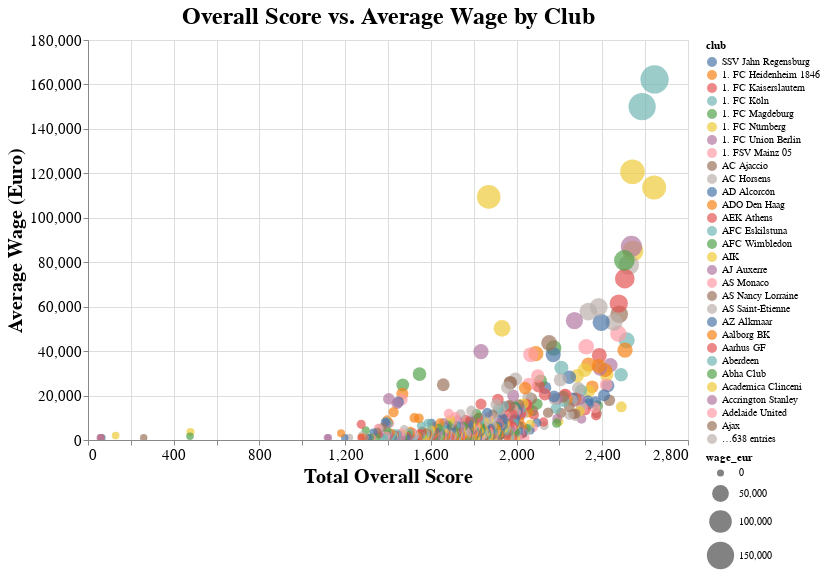

Here is the notebook cell this chart was saved with:
### Markdown cell above
# How are **total overall scores** of players related to their **wages** by **club**?

### Code cell
alt.Chart(overall_score_by_club).mark_circle().encode(
    x=alt.X('overall:Q', axis=alt.Axis(title='Total Overall Score'), scale=alt.Scale(zero=False)),
    y=alt.Y('wage_eur:Q', axis=alt.Axis(title='Average Wage (Euro)'), scale=alt.Scale(zero=False)),
    color='club:N',
    tooltip=[alt.Tooltip('club', title='Club'),
             alt.Tooltip('overall', title= 'Total Overall Score', format=',.0f'),
             alt.Tooltip('wage_eur', title= 'Average Wage', format=',.0f')],
    size=alt.Size('wage_eur:Q', scale=alt.Scale(range=[50,800]))
).properties(
    width=600,
    height=400,
    title='Overall Score vs. Average Wage by Club'
).configure_axis(
    labelFontSize=15,
    titleFontSize=20
).configure_title(
  fontSize=24,
  color='black'
).interactive()

### Figure 1 — Vega-Lite specification as saved in the notebook (floating-point values rounded to 4 significant figures; data arrays with more than 128 entries replaced by an {"elided": "..."} marker saying what was removed)
{"config": {"view": {"continuousWidth": 400, "continuousHeight": 300}, "axis": {"labelFontSize": 15, "titleFontSize": 20}, "title": {"color": "black", "fontSize": 24}}, "data": {"name": "data-542b14ae752a9a61a50221c5b647cdf5"}, "mark": "circle", "encoding": {"color": {"field": "club", "type": "nominal"}, "size": {"field": "wage_eur", "scale": {"range": [50, 800]}, "type": "quantitative"}, "tooltip": [{"field": "club", "title": "Club", "type": "nominal"}, {"field": "overall", "format": ",.0f", "title": "Total Overall Score", "type": "quantitative"}, {"field": "wage_eur", "format": ",.0f", "title": "Average Wage", "type": "quantitative"}], "x": {"axis": {"title": "Total Overall Score"}, "field": "overall", "scale": {"zero": false}, "type": "quantitative"}, "y": {"axis": {"title": "Average Wage (Euro)"}, "field": "wage_eur", "scale": {"zero": false}, "type": "quantitative"}}, "height": 400, "selection": {"selector006": {"type": "interval", "bind": "scales", "encodings": ["x", "y"]}}, "title": "Overall Score vs. Average Wage by Club", "width": 600, "$schema": "https://vega.github.io/schema/vega-lite/v4.17.0.json", "datasets": {"data-542b14ae752a9a61a50221c5b647cdf5": {"elided": "667 records"}}}
